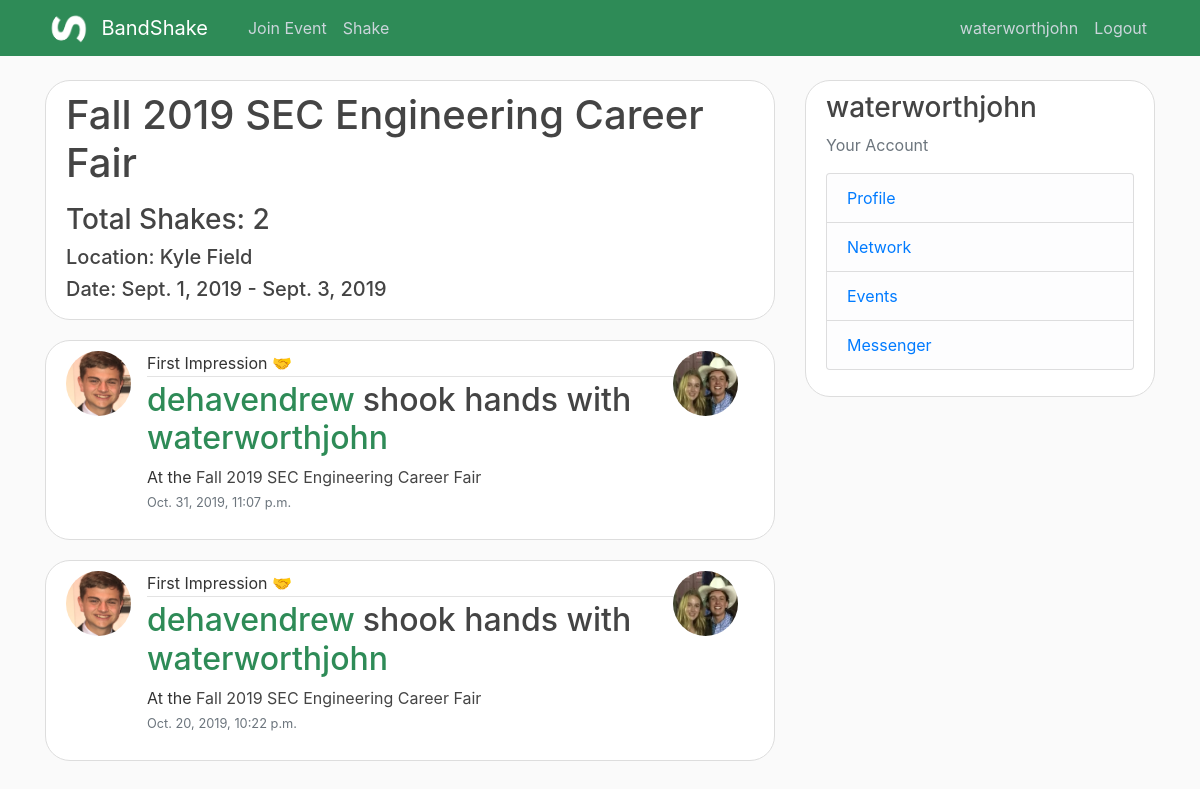
/events/Fall 2019 SEC Engineering Career Fair/ (signed in), run on the app's committed database.
### shakes/models.py (models this page shows, shortened)
class event(models.Model):
    name = models.CharField(max_length=100)
    startTime = models.DateField()
    endTime = models.DateField()
    location = models.CharField(max_length=100)
    type = models.CharField(max_length=50)

class meetup(models.Model):
   people = models.ManyToManyField(User)
   id = models.AutoField(primary_key=True)
   eventObj = models.ForeignKey(event, on_delete= models.CASCADE, default=0)
   date = models.DateTimeField(default=timezone.now)

### users/models.py (models this page shows, shortened)
class profile(models.Model):
    user = models.OneToOneField(User, on_delete=models.CASCADE)
    email = models.CharField(max_length=50, null=True, blank=True)
    phone = models.CharField(max_length=15, null=True, blank=True)
    address = models.CharField(max_length=50, null=True, blank=True)
    job = models.CharField(max_length=50, null=True, blank=True)
    image = models.ImageField(default="profile_pics\default.jpg",upload_to="profile_pics")
    company = models.ForeignKey(company, on_delete=models.SET_NULL, null=True, blank=True)
    resume = models.OneToOneField(resume, on_delete=models.SET_NULL, null=True, blank=True)

### shakes/views.py (the view)
# urls.py: path('events/<str:eventObj>/', EventListView.as_view(), name="event-list"),
class EventListView(LoginRequiredMixin, ListView):
    model = meetup
    template_name = 'shakes/eventList.html'
    context_object_name = 'shakes'
    def get_context_data(self, **kwargs):
        user = self.request.user
        eventObj = event.objects.get(name = self.kwargs.get('eventObj'))
        context = super().get_context_data(**kwargs)
        context['shakes'] = meetup.objects.filter(people=user, eventObj = eventObj).order_by('-date')
        context['event'] = eventObj
        return context

### shakes/templates/shakes/eventList.html (shortened to what this page needs)
{% extends "shakes/base.html" %}
{% block content %}
    <div class="content-section">
        <h1 class="mb-3">{{ view.kwargs.eventObj }}
        </h1>
        <h3>Total Shakes: {{ shakes.count }}</h3>
        <h5>Location: {{ event.location }}</h5>
        <h5>Date: {{ event.startTime }} - {{ event.endTime }}</h5>
    </div>
    {% if user.is_authenticated %}
        {% for shake in shakes %}
        <article class="media content-section" id="{{ shake.id }}">
            <img class="rounded-circle article-img" src="{{ shake.people.first.profile.image.url }}">
              <div class="media-body">
                <div class="article-metadata">
                  First Impression &#x1F91D
                </div>
                <h2>
                    <a class="mr-2" href="#">{{ shake.people.first }}</a>shook hands with
                    <a class="mr-2" href="#">{{ shake.people.last }}</a>
                </h2>
                <p class="article-content"> At the <a class="article-title" href={% url 'event-list' shake.eventObj.name %}>{{ shake.eventObj.name }}</a>
                    <small class="text-muted">{{ shake.date}}</small>
                </p>
              </div>
            <img class="rounded-circle article-img" src="{{ shake.people.last.profile.image.url }}">
        </article>
        {% endfor %}
    {% else %}
    <div class="content-section">Welcome!</div>
    {% endif %}
{% endblock content %}

### shakes/templates/shakes/base.html (shortened to what this page needs)
<!DOCTYPE html>
<html>
<head>
    <link rel="stylesheet"
          href="https://stackpath.bootstrapcdn.com/bootstrap/4.3.1/css/bootstrap.min.css"
>
    <link rel = "stylesheet"
         type = "text/css"
         href = "/static/shakes/homepage.css" />
</head>
<body>
    <header class="site-header">
      <nav class="navbar navbar-expand-md navbar-dark bg-steel fixed-top">
        <div class="container">
            <img src="/media/mainLogo.PNG" style="height: 40px" class="img-fluid. max-width: 100% mr-2">
          <a class="navbar-brand mr-2" href="/">BandShake</a>
          <div class="collapse navbar-collapse" id="navbarToggle">
            <div class="navbar-nav mr-auto">
              <a class="nav-item nav-link ml-4" href={% url 'home-connect' %}>Join Event</a>
              <a class="nav-item nav-link" href={% url 'post-ai' %}>Shake</a>
            </div>
            <div class="navbar-nav">
                {% if user.is_authenticated %}
                    <a class="nav-item nav-link" href={% url 'profile' %}>{{ user }}</a>
                    <a class="nav-item nav-link" href={% url 'logout' %}>Logout</a>
                {% else  %}
                    <a class="nav-item nav-link" href={% url 'login' %}>Login</a>
                    <a class="nav-item nav-link" href={% url 'register' %}>Register</a>
                {% endif %}
            </div>
          </div>
        </div>
      </nav>
    </header>
    <main role="main" class="container">
      <div class="row">
        <div class="col-md-8", id="feed">
            {% block content %}{% endblock %}
        </div>
        <div class="col-md-4">
          <div class="content-section">
              {% if user.is_authenticated %}
                <h3>{{ user }}</h3>
                <p class='text-muted'>Your Account
                  <ul class="list-group">
                      <li class="list-group-item list-group-item-light"><a href={% url 'profile' %}>Profile</a></li>
                    <li class="list-group-item list-group-item-light"><a href={% url 'network' %}>Network</a></li>
                    <li class="list-group-item list-group-item-light"><a href={% url 'events' %}>Events</a></li>
                    <li class="list-group-item list-group-item-light"><a href={% url 'messenger' %}>Messenger</a></li>
                  </ul>
              {% else %}
                <h3>Create an Account to Start Networking Today!</h3>
                  <a class="nav-item nav-link" href={% url 'login' %}>Login</a>
                  <a class="nav-item nav-link" href={% url 'register' %}>Register</a>
              {% endif %}
            </p>
          </div>
        </div>
      </div> </main>  <script src="https://stackpath.bootstrapcdn.com/bootstrap/4.3.1/js/bootstrap.min.js"></script>
</body>
</html>

### static/shakes/homepage.css (style rules this page uses)
body { background: #fafafa; color: #333333; margin-top: 5rem; }
h1, h2, h3, h4, h5, h6 { color: #444444; }
ul { margin: 0; }
.bg-steel { background-color: seagreen; }
.mr-2 { color: seagreen; }
.nav-item { color: seagreen; }
.site-header .navbar-nav .nav-link { color: #cbd5db; }
.content-section { background: #ffffff; padding: 10px 20px; border: 1px solid #dddddd; border-radius: 3px; margin-bottom: 20px; }
.article-title { color: #444444; }
.article-content { white-space: pre-line; }
.article-img { height: 65px; width: 65px; margin-right: 16px; }
.article-metadata { padding-bottom: 1px; margin-bottom: 4px; border-bottom: 1px solid #e3e3e3 }
.content-section { border-radius: 25px; }

### data on the page
event: kwargs.eventObj "Fall 2019 SEC Engineering Career Fair", location "Kyle Field", startTime "Sept. 1, 2019", endTime "Sept. 3, 2019"
meetup: people.first.profile.image (picture), people.first "dehavendrew", people.last "waterworthjohn", eventObj.name "Fall 2019 SEC Engineering Career Fair", date "Oct. 31, 2019, 11:07 p.m.", people.last.profile.image (picture)
meetup: people.first.profile.image (picture), people.first "dehavendrew", people.last "waterworthjohn", eventObj.name "Fall 2019 SEC Engineering Career Fair", date "Oct. 20, 2019, 10:22 p.m.", people.last.profile.image (picture)

### other printed values
{{ user }} "waterworthjohn"
{{ shakes.count }} "2"
